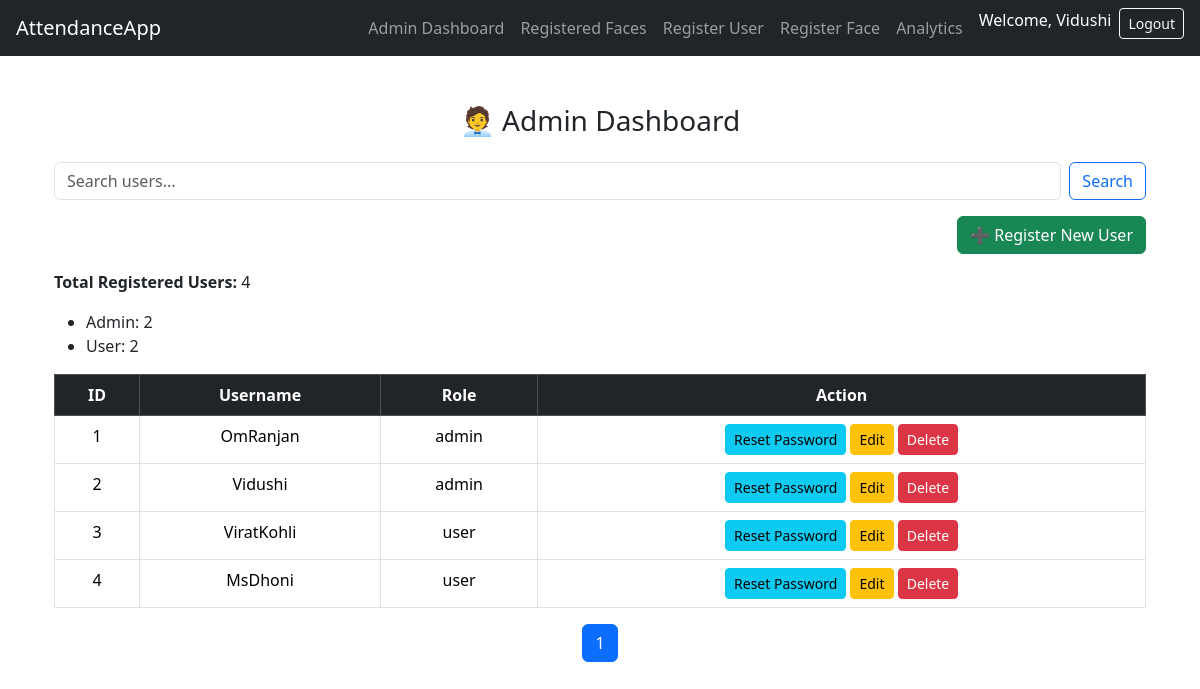
The app's page /admin-dashboard (signed in) with its own data.
### app.py (models this page shows, shortened)
class User(db.Model):
    id = db.Column(db.Integer, primary_key=True)
    username = db.Column(db.String(80), unique=True, nullable=False)
    password_hash = db.Column(db.String(128))
    role = db.Column(db.String(20), nullable=False)

### app.py (the view)
@app.route('/admin-dashboard')
def admin_dashboard():
    if 'user' not in session or session['role'] != 'admin':
        flash("Access denied", "danger")
        return redirect(url_for('login'))
    query = request.args.get('q')
    page = request.args.get('page', 1, type=int)
    per_page = 10
    if query:
        users = User.query.filter(User.username.ilike(f"%{query}%")).all()
        pagination = None
    else:
        pagination = User.query.paginate(page=page, per_page=per_page, error_out=False)
        users = pagination.items
    counts = {'admin': 0, 'user': 0}
    for u in User.query.all():
        counts[u.role] += 1
    return render_template(
        'admin_dashboard.html',
        users=users,
        total_users=User.query.count(),
        role_counts=counts,
        pagination=pagination,
        query=query
    )

### templates/admin_dashboard.html (shortened to what this page needs)
{% extends "base.html" %}
{% block content %}
<div class="container mt-4">
    <h3 class="text-center mb-4">🧑‍💼 Admin Dashboard</h3>
    <form class="d-flex mb-3" method="get">
        <input class="form-control me-2" type="search" name="q" placeholder="Search users..." value="{{ query or '' }}">
        <button class="btn btn-outline-primary" type="submit">Search</button>
    </form>
    <div class="d-flex justify-content-end mb-3">
        <a href="{{ url_for('add_user') }}" class="btn btn-success">➕ Register New User</a>
    </div>
    <p><strong>Total Registered Users:</strong> {{ total_users }}</p>
    <ul>
        {% for role, count in role_counts.items() %}
        <li>{{ role.title() }}: {{ count }}</li>
        {% endfor %}
    </ul>
    <table class="table table-bordered text-center">
        <thead class="table-dark">
            <tr>
                <th>ID</th>
                <th>Username</th>
                <th>Role</th>
                <th>Action</th>
            </tr>
        </thead>
        <tbody>
            {% for user in users %}
            <tr>
                <td>{{ user.id }}</td>
                <td>{{ user.username }}</td>
                <td>{{ user.role }}</td>
                <td>
                    <a href="{{ url_for('reset_password', user_id=user.id) }}" class="btn btn-sm btn-info">Reset Password</a>
                    <a href="{{ url_for('update_user', user_id=user.id) }}" class="btn btn-sm btn-warning">Edit</a>
                    <form action="{{ url_for('delete_user', user_id=user.id) }}" method="POST" class="d-inline"
                        onsubmit="return confirm('Are you sure?');">
                        <button class="btn btn-sm btn-danger">Delete</button>
                    </form>
                </td>
            </tr>
            {% endfor %}
        </tbody>
    </table>
    {% if pagination %}
    <nav>
        <ul class="pagination justify-content-center">
            {% for page_num in pagination.iter_pages() %}
            {% if page_num %}
            <li class="page-item {% if page_num == pagination.page %}active{% endif %}">
                <a class="page-link" href="{{ url_for('admin_dashboard', page=page_num) }}">{{ page_num }}</a>
            </li>
            {% endif %}
            {% endfor %}
        </ul>
    </nav>
    {% endif %}
</div>
{% endblock %}

### templates/base.html (shortened to what this page needs)
<!DOCTYPE html>
<html lang="en">
<head>
    <link rel="stylesheet" href="https://cdn.jsdelivr.net/npm/bootstrap@5.3.1/dist/css/bootstrap.min.css">
</head>
<body>
    <nav class="navbar navbar-expand-lg navbar-dark bg-dark px-3">
        <a class="navbar-brand" href="{{ url_for('public_home') }}">AttendanceApp</a>
        <div class="collapse navbar-collapse justify-content-end">
            <ul class="navbar-nav">
                {% if session.get('user') %}
                {% if session.get('role') == 'admin' %}
                <li class="nav-item">
                    <a class="nav-link" href="{{ url_for('admin_dashboard') }}">Admin Dashboard</a>
                </li>
                <li class="nav-item">
                    <a class="nav-link" href="{{ url_for('registered_faces') }}">Registered Faces</a>
                </li>
                <li class="nav-item">
                    <a class="nav-link" href="{{ url_for('add_user') }}">Register User</a>
                </li>
                <li class="nav-item">
                    <a class="nav-link" href="{{ url_for('register_face') }}">Register Face</a>
                </li>
                <li class="nav-item">
                    <a class="nav-link" href="{{ url_for('analytics') }}">Analytics</a>
                </li>
                {% elif session.get('role') == 'user' %}
                <li class="nav-item">
                    <a class="nav-link" href="{{ url_for('my_history') }}">My History</a>
                </li>
                {% endif %}
                <li class="nav-item">
                    <span class="navbar-text text-white mx-2">Welcome, {{ session['user'] }}</span>
                </li>
                <li class="nav-item">
                    <a class="btn btn-outline-light btn-sm" href="{{ url_for('logout') }}">Logout</a>
                </li>
                {% endif %}
            </ul>
        </div>
    </nav>
    <main class="container py-4">
        {% block content %}{% endblock %}
    </main>
</body>
</html>

### records on screen
User: user "Vidushi", title "Admin", id "2", username "Vidushi", role "admin"
User: id "1", username "OmRanjan", role "admin"
User: id "3", username "ViratKohli", role "user"
User: id "4", username "MsDhoni", role "user"

### other values on screen
{{ total_users }} "4"
{{ role.title() }} "User"
{{ count }} "2"
{{ page_num }} "1"
